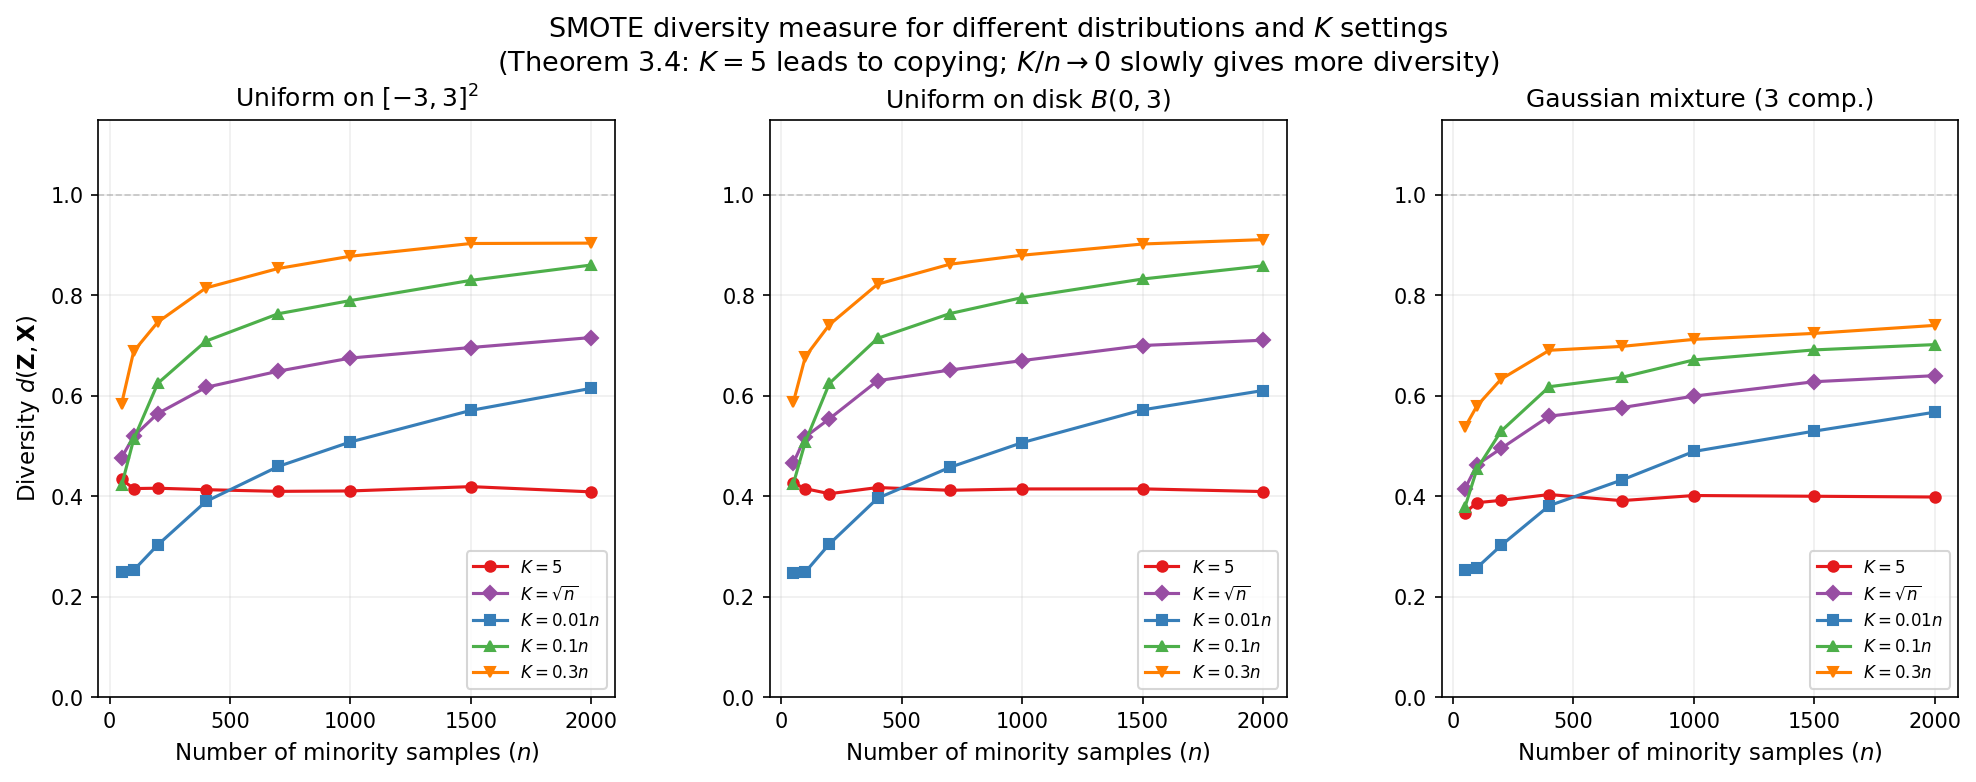

Generate this figure with Python:
"""
Experiment 1 — Diversity measure of SMOTE as a function of n and K.

Illustrates Theorem 3.4 and Corollary 3.5 from Sakho et al. (2024):
    "Do we need rebalancing strategies? A theoretical and empirical study
     around SMOTE and its variants"

The paper shows (Theorem 3.4) that when K/n → 0, SMOTE observations
concentrate around their central points — i.e., SMOTE asymptotically
*copies* the original minority samples. We reproduce their diversity
measure protocol (Appendix B) on THREE different distributions to show
the result is not distribution-specific:

    1. Uniform on [-3,3]^2   (same as paper, for reference)
    2. Uniform on a disk B(0, 3)
    3. 2D Gaussian mixture (3 components)

The diversity metric d(Z, X) = C̄(Z, X) / C̄(X̃, X) compares SMOTE
diversity against the ideal case of fresh i.i.d. samples.

Usage:
    python experiments/diversity_measure.py

Output:
    figures/diversity_measure.pdf
"""

import numpy as np
from sklearn.neighbors import NearestNeighbors
from imblearn.over_sampling import SMOTE
import matplotlib.pyplot as plt
from matplotlib.gridspec import GridSpec
import warnings

warnings.filterwarnings("ignore")

# ──────────────────────────────────────────────
# Distribution samplers
# ──────────────────────────────────────────────

def sample_uniform_square(n: int, rng: np.random.Generator) -> np.ndarray:
    """Uniform on [-3, 3]^2 — same as paper (reference)."""
    return rng.uniform(-3, 3, size=(n, 2))


def sample_uniform_disk(n: int, rng: np.random.Generator) -> np.ndarray:
    """Uniform on disk B(0, 3) — tests a non-rectangular bounded support.

    Relevant because Theorem 3.6 assumes X = B(0, R).
    """
    angles = rng.uniform(0, 2 * np.pi, n)
    radii = 3.0 * np.sqrt(rng.uniform(0, 1, n))  # sqrt for uniform density
    return np.column_stack([radii * np.cos(angles), radii * np.sin(angles)])


def sample_gaussian_mixture(n: int, rng: np.random.Generator) -> np.ndarray:
    """Mixture of 3 Gaussians — tests a distribution that violates
    Assumption 3.3 (density not bounded below on convex hull of support).

    This is interesting because Theorem 3.4 relies on Assumption 3.3.
    """
    centers = np.array([[-2, -2], [2, 2], [-2, 2]])
    sigma = 0.8
    assignments = rng.integers(0, 3, size=n)
    samples = np.zeros((n, 2))
    for k in range(3):
        mask = assignments == k
        count = mask.sum()
        samples[mask] = rng.normal(loc=centers[k], scale=sigma, size=(count, 2))
    return samples


DISTRIBUTIONS = {
    r"Uniform on $[-3,3]^2$": sample_uniform_square,
    r"Uniform on disk $B(0,3)$": sample_uniform_disk,
    r"Gaussian mixture (3 comp.)": sample_gaussian_mixture,
}

# ──────────────────────────────────────────────
# Diversity metric (Appendix B of the paper)
# ──────────────────────────────────────────────

def average_nn_distance(Z: np.ndarray, X: np.ndarray) -> float:
    """C(Z, X) = (1/m) Σ ||Z_i - X_{(1)}(Z_i)||_2

    Measures how far generated points Z are from the original points X.
    """
    nn = NearestNeighbors(n_neighbors=1).fit(X)
    distances, _ = nn.kneighbors(Z)
    return distances.mean()


def compute_diversity(
    sampler,
    n: int,
    K_values: dict[str, int],
    m: int = 1000,
    n_repeats: int = 75,
    seed: int = 42,
) -> dict[str, float]:
    """Compute d(Z, X) = C̄(Z, X) / C̄(X̃, X) for each K setting.

    Protocol from Appendix B:
    1. Generate X (n samples from distribution)
    2. Generate Z (m SMOTE samples from X) → compute C(Z, X)
    3. Generate X̃ (m fresh samples from same distribution) → C(X̃, X)
    4. Repeat n_repeats times, average, take ratio
    """
    rng = np.random.default_rng(seed)

    # Storage
    c_smote = {name: [] for name in K_values}
    c_reference = []

    for rep in range(n_repeats):
        X = sampler(n, rng)

        # Reference: fresh samples from same distribution
        X_tilde = sampler(m, rng)
        c_reference.append(average_nn_distance(X_tilde, X))

        # SMOTE for each K
        for name, K in K_values.items():
            K_eff = min(K, n - 1)  # K cannot exceed n-1
            if K_eff < 1:
                c_smote[name].append(np.nan)
                continue

            try:
                # Build a dummy binary classification problem
                # n minority + enough majority to trigger SMOTE
                n_majority = max(n, 2 * n)
                X_full = np.vstack([X, rng.standard_normal((n_majority, 2))])
                y_full = np.array([1] * n + [0] * n_majority)

                smote = SMOTE(k_neighbors=K_eff, random_state=int(rng.integers(1e6)))
                X_res, y_res = smote.fit_resample(X_full, y_full)

                # Extract synthetic minority samples
                Z_all = X_res[len(X_full):]
                Z_all = Z_all[y_res[len(X_full):] == 1]

                if len(Z_all) < m:
                    Z = Z_all
                else:
                    idx = rng.choice(len(Z_all), size=m, replace=False)
                    Z = Z_all[idx]

                c_smote[name].append(average_nn_distance(Z, X))
            except Exception:
                c_smote[name].append(np.nan)

    c_ref_mean = np.nanmean(c_reference)
    results = {}
    for name in K_values:
        c_mean = np.nanmean(c_smote[name])
        results[name] = c_mean / c_ref_mean if c_ref_mean > 0 else np.nan

    return results


# ──────────────────────────────────────────────
# Main experiment
# ──────────────────────────────────────────────

def get_K_values(n: int) -> dict[str, int]:
    """K settings matching the paper + one extra."""
    values = {
        r"$K = 5$": 5,
        r"$K = \sqrt{n}$": max(1, int(np.sqrt(n))),
        r"$K = 0.01n$": max(1, int(0.01 * n)),
        r"$K = 0.1n$": max(1, int(0.1 * n)),
        r"$K = 0.3n$": max(1, int(0.3 * n)),
    }
    return values


def run_experiment():
    # Reduced n range for tractability (paper goes up to 50k, we do up to 2000)
    n_values = [50, 100, 200, 400, 700, 1000, 1500, 2000]
    n_repeats = 30  # paper uses 75, reduced for speed

    print("=" * 60)
    print("Experiment 1: Diversity measure d(Z, X)")
    print("Illustrating Theorem 3.4 / Corollary 3.5")
    print("=" * 60)

    fig = plt.figure(figsize=(16, 5))
    gs = GridSpec(1, 3, figure=fig, wspace=0.3)

    colors = {
        r"$K = 5$": "#e41a1c",
        r"$K = \sqrt{n}$": "#984ea3",
        r"$K = 0.01n$": "#377eb8",
        r"$K = 0.1n$": "#4daf4a",
        r"$K = 0.3n$": "#ff7f00",
    }
    markers = {
        r"$K = 5$": "o",
        r"$K = \sqrt{n}$": "D",
        r"$K = 0.01n$": "s",
        r"$K = 0.1n$": "^",
        r"$K = 0.3n$": "v",
    }

    for idx, (dist_name, sampler) in enumerate(DISTRIBUTIONS.items()):
        print(f"\n--- {dist_name} ---")

        ax = fig.add_subplot(gs[0, idx])
        all_results = {name: [] for name in colors}

        for n in n_values:
            K_values = get_K_values(n)
            print(f"  n = {n:>5d} ...", end=" ", flush=True)
            results = compute_diversity(
                sampler, n, K_values, m=500, n_repeats=n_repeats, seed=42 + n
            )
            print("done")
            for name in K_values:
                all_results[name].append(results[name])

        for name in colors:
            ax.plot(
                n_values,
                all_results[name],
                color=colors[name],
                marker=markers[name],
                markersize=5,
                linewidth=1.5,
                label=name,
            )

        ax.set_xlabel("Number of minority samples ($n$)", fontsize=11)
        if idx == 0:
            ax.set_ylabel(r"Diversity $d(\mathbf{Z}, \mathbf{X})$", fontsize=11)
        ax.set_title(dist_name, fontsize=12)
        ax.set_ylim(0, 1.15)
        ax.axhline(y=1.0, color="gray", linestyle="--", alpha=0.4, linewidth=0.8)
        ax.legend(fontsize=8, loc="lower right")
        ax.grid(alpha=0.2)

    fig.suptitle(
        "SMOTE diversity measure for different distributions and $K$ settings\n"
        "(Theorem 3.4: $K=5$ leads to copying; $K/n \\to 0$ slowly gives more diversity)",
        fontsize=13,
        y=1.02,
    )
    plt.tight_layout()
    plt.savefig("figures/diversity_measure.pdf", bbox_inches="tight", dpi=150)
    plt.savefig("figures/diversity_measure.png", bbox_inches="tight", dpi=150)
    print("\n✓ Saved figures/diversity_measure.{pdf,png}")


if __name__ == "__main__":
    run_experiment()
